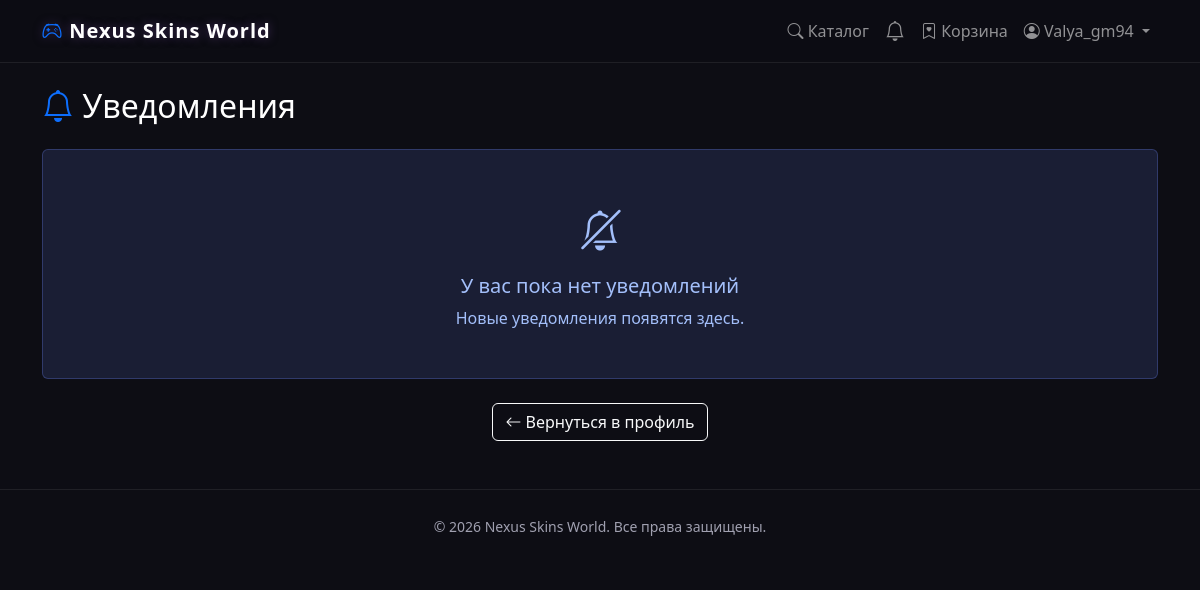
The page /notifications/ (signed in) on the database as committed earlier.
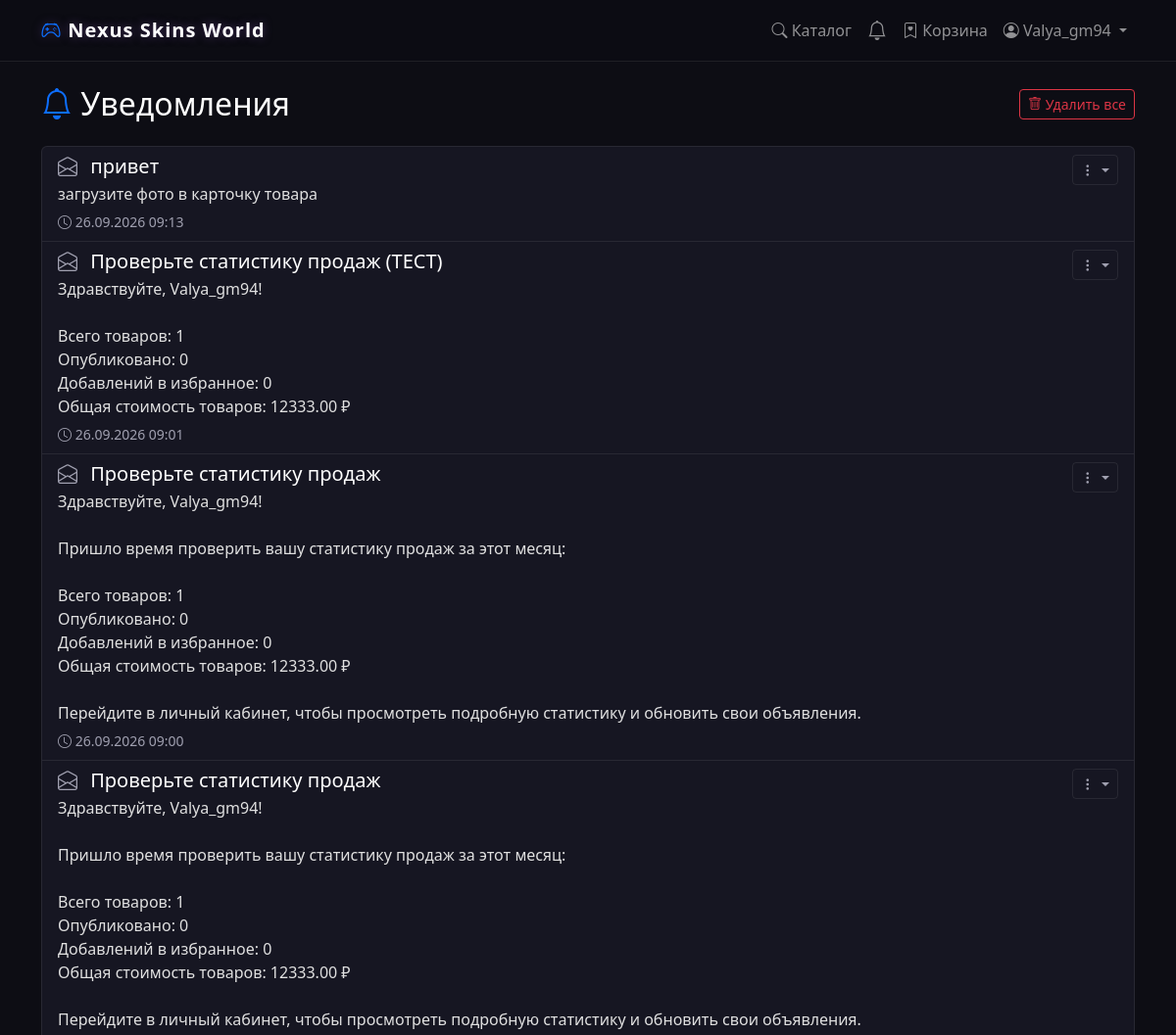
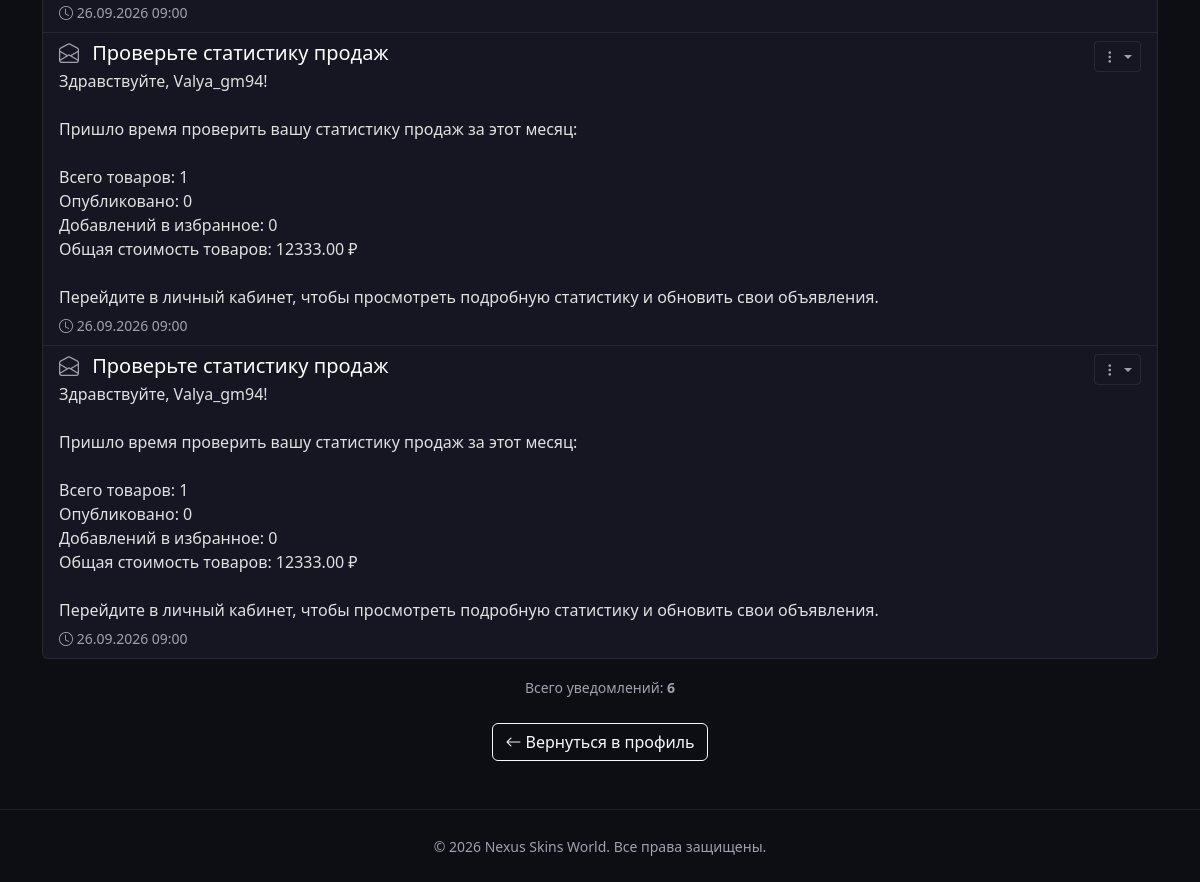
The same page on the database as committed later (2 pictures, top to bottom).
### marketplace/models.py (models this page shows, shortened)
class Notification(models.Model):
    NOTIFICATION_TYPES = [
        ('sales_stats', 'Статистика продаж'),
        ('system', 'Системное'),
        ('promo', 'Акция'),
    ]
    user = models.ForeignKey(User, on_delete=models.CASCADE, verbose_name='Пользователь')
    title = models.CharField(max_length=200, verbose_name='Заголовок')
    message = models.TextField(verbose_name='Сообщение')
    notification_type = models.CharField(
        max_length=20,
        choices=NOTIFICATION_TYPES,
        default='system',
        verbose_name='Тип'
    )
    is_read = models.BooleanField(default=False, verbose_name='Прочитано')
    created_at = models.DateTimeField(auto_now_add=True, verbose_name='Дата создания')
    class Meta:
        verbose_name = 'Уведомление'
        verbose_name_plural = 'Уведомления'
        ordering = ['-created_at']

### marketplace/views.py (the view)
# urls.py: path('notifications/', views.notification_list, name='notifications'),
@login_required
def notification_list(request):
    notifications = Notification.objects.filter(user=request.user)
    notifications.filter(is_read=False).update(is_read=True)
    return render(request, 'marketplaces/notifications.html', {
        'notifications': notifications,
    })

### marketplace/context_processors.py (called while the page is built)
def unread_notifications(request):
    if request.user.is_authenticated:
        count = Notification.objects.filter(
            user=request.user,
            is_read=False
        ).count()
    else:
        count = 0
    return {
        'unread_notifications_count': count
    }

### marketplace/templates/marketplaces/notifications.html (shortened to what this page needs)
{% extends 'base.html' %}
{% block content %}
<div class="row">
    <div class="col-12 mb-4">
        <div class="d-flex justify-content-between align-items-center flex-wrap gap-2">
            <h2 class="text-white mb-0">
                <i class="bi bi-bell text-primary"></i> Уведомления
            </h2>
            {% if notifications %}
            <form method="post" action="{% url 'marketplace:notifications_delete_all' %}"
                  class="d-inline"
                  id="delete-all-form">
                <button type="submit"
                        class="btn btn-outline-danger btn-sm"
                        onclick="return confirmDeleteAll()">
                    <i class="bi bi-trash"></i> Удалить все
                </button>
            </form>
            {% endif %}
        </div>
    </div>
</div>
{% if notifications %}
<div class="list-group">
    {% for notification in notifications %}
    <div class="list-group-item {% if not notification.is_read %}border-start border-primary border-3{% endif %}">
        <div class="d-flex justify-content-between align-items-start">
            <div class="flex-grow-1">
                <h5 class="mb-1 text-white">
                    {% if not notification.is_read %}
                    <i class="bi bi-envelope-fill text-primary me-2"></i>
                    {% else %}
                    <i class="bi bi-envelope-open text-muted me-2"></i>
                    {% endif %}
                    {{ notification.title }}
                </h5>
                <p class="mb-1" style="white-space: pre-line;">{{ notification.message }}</p>
                <small class="text-muted">
                    <i class="bi bi-clock"></i> {{ notification.created_at|date:"d.m.Y H:i" }}
                </small>
            </div>
            <div class="ms-3">
                <div class="dropdown">
                    <button class="btn btn-sm btn-outline-secondary dropdown-toggle"
                            type="button"
                            data-bs-toggle="dropdown"
                            title="Действия">
                        <i class="bi bi-three-dots-vertical"></i>
                    </button>
                </div>
            </div>
        </div>
    </div>
    {% endfor %}
</div>
<div class="mt-3 text-center">
    <small class="text-muted">
        Всего уведомлений: <strong>{{ notifications.count }}</strong>
    </small>
</div>
{% else %}
<div class="alert alert-info text-center py-5">
    <i class="bi bi-bell-slash fs-1 d-block mb-3"></i>
    <h5>У вас пока нет уведомлений</h5>
    <p class="mb-0">Новые уведомления появятся здесь.</p>
</div>
{% endif %}
<div class="mt-4 text-center">
    <a href="{% url 'marketplace:profile' %}" class="btn btn-outline-light">
        <i class="bi bi-arrow-left"></i> Вернуться в профиль
    </a>
</div>
{% endblock %}

### marketplace/templates/base.html (shortened to what this page needs)
{% load static %}
<!DOCTYPE html>
<html lang="ru">
<head>
    <link href="https://cdn.jsdelivr.net/npm/bootstrap@5.3.0/dist/css/bootstrap.min.css" rel="stylesheet">
    <link rel="stylesheet" href="https://cdn.jsdelivr.net/npm/bootstrap-icons@1.10.0/font/bootstrap-icons.css">
</head>
<body>
    <nav class="navbar navbar-expand-lg navbar-dark sticky-top">
        <div class="container">
            <a class="navbar-brand" href="{% url 'marketplace:index' %}">
                <i class="bi bi-controller text-primary"></i> Nexus Skins World
            </a>
            <div class="collapse navbar-collapse" id="navbarNav">
                <ul class="navbar-nav ms-auto align-items-center">
                    <li class="nav-item">
                        <a class="nav-link" href="{% url 'marketplace:marketplace_list' %}">
                            <i class="bi bi-search"></i> Каталог
                        </a>
                    </li>
                    {% if user.is_authenticated %}
                        <li class="nav-item">
                            <a class="nav-link position-relative" href="{% url 'marketplace:notifications' %}">
                                <i class="bi bi-bell fs-5"></i>
                            </a>
                        </li>
                        <li class="nav-item">
                            <a class="nav-link" href="{% url 'marketplace:saved_marketplaces' %}">
                                <i class="bi bi-bookmark-heart"></i> Корзина
                            </a>
                        </li>
                        <li class="nav-item dropdown">
                            <a class="nav-link dropdown-toggle" href="#" role="button" data-bs-toggle="dropdown">
                                <i class="bi bi-person-circle"></i> {{ user.username }}
                            </a>
                        </li>
                    {% endif %}
                </ul>
            </div>
        </div>
    </nav>
    <main class="container mt-4 mb-5">
        {% block content %}{% endblock %}
    </main>
    <footer class="text-center py-4 mt-auto" style="border-top: 1px solid var(--border-color); color: var(--text-muted);">
        <div class="container">
            <small>&copy; {% now "Y" %} Nexus Skins World. Все права защищены.</small>
        </div>
    </footer>
</body>
</html>

### marketplace/templates/base.html (style rules this page uses)
:root { --bg-dark: #0d0d14; --bg-card: #161622; --bg-card-hover: #1e1e2f; --text-main: #e0e0e0; --text-muted: #a0a0b0; --neon-primary: #764ba2; --neon-secondary: #667eea; --border-color: rgba(255, 255, 255, 0.08); }
body { background-color: var(--bg-dark); color: var(--text-main); font-family: 'Segoe UI', Tahoma, Geneva, Verdana, sans-serif; }
.navbar { background-color: rgba(13, 13, 20, 0.95) !important; backdrop-filter: blur(10px); border-bottom: 1px solid var(--border-color); }
.navbar-brand { font-weight: 800; letter-spacing: 1px; text-shadow: 0 0 10px rgba(118, 75, 162, 0.5); }
.list-group-item { background-color: var(--bg-card); border: 1px solid var(--border-color); color: var(--text-main); }
a { color: var(--neon-secondary); text-decoration: none; transition: color 0.2s; }
.text-muted { color: var(--text-muted) !important; }
.btn-outline-secondary { color: var(--text-muted); border-color: var(--border-color); }

Rows that differ between the two databases and show on the page:
added Notification: is_read True (drawn), title "привет", message "загрузите фото в карточку товара", created_at "26.09.2026 09:13"
added Notification: is_read True (drawn), title "Проверьте статистику продаж (ТЕСТ)", message "Здравствуйте, Valya_gm94! Всего товаров: 1 Опубликовано: 0 Добавлений в избранное: 0 Общая стоимость товаров: 12333.00 ₽", created_at "26.09.2026 09:01"
added Notification: is_read True (drawn), title "Проверьте статистику продаж", message "Здравствуйте, Valya_gm94! Пришло время проверить вашу статистику продаж за этот месяц: Всего товаров: 1 Опубликовано: 0 Добавлений в избранное: 0 Общая стоимость товаров: 12333.00 ₽ Перейдите в личный кабинет, чтобы просмотреть подробную статистику и обновить свои объявления.", created_at "26.09.2026 09:00"
added Notification: is_read True (drawn), title "Проверьте статистику продаж", message "Здравствуйте, Valya_gm94! Пришло время проверить вашу статистику продаж за этот месяц: Всего товаров: 1 Опубликовано: 0 Добавлений в избранное: 0 Общая стоимость товаров: 12333.00 ₽ Перейдите в личный кабинет, чтобы просмотреть подробную статистику и обновить свои объявления.", created_at "26.09.2026 09:00"
added Notification: is_read True (drawn), title "Проверьте статистику продаж", message "Здравствуйте, Valya_gm94! Пришло время проверить вашу статистику продаж за этот месяц: Всего товаров: 1 Опубликовано: 0 Добавлений в избранное: 0 Общая стоимость товаров: 12333.00 ₽ Перейдите в личный кабинет, чтобы просмотреть подробную статистику и обновить свои объявления.", created_at "26.09.2026 09:00"
added Notification: is_read True (drawn), title "Проверьте статистику продаж", message "Здравствуйте, Valya_gm94! Пришло время проверить вашу статистику продаж за этот месяц: Всего товаров: 1 Опубликовано: 0 Добавлений в избранное: 0 Общая стоимость товаров: 12333.00 ₽ Перейдите в личный кабинет, чтобы просмотреть подробную статистику и обновить свои объявления.", created_at "26.09.2026 09:00"
Other text that changed with them:
{{ notifications.count }}: (not shown) → "6"
text no longer shown: "У вас пока нет уведомлений Новые уведомления появятся здесь."
text now shown: "Удалить все Всего уведомлений:"
